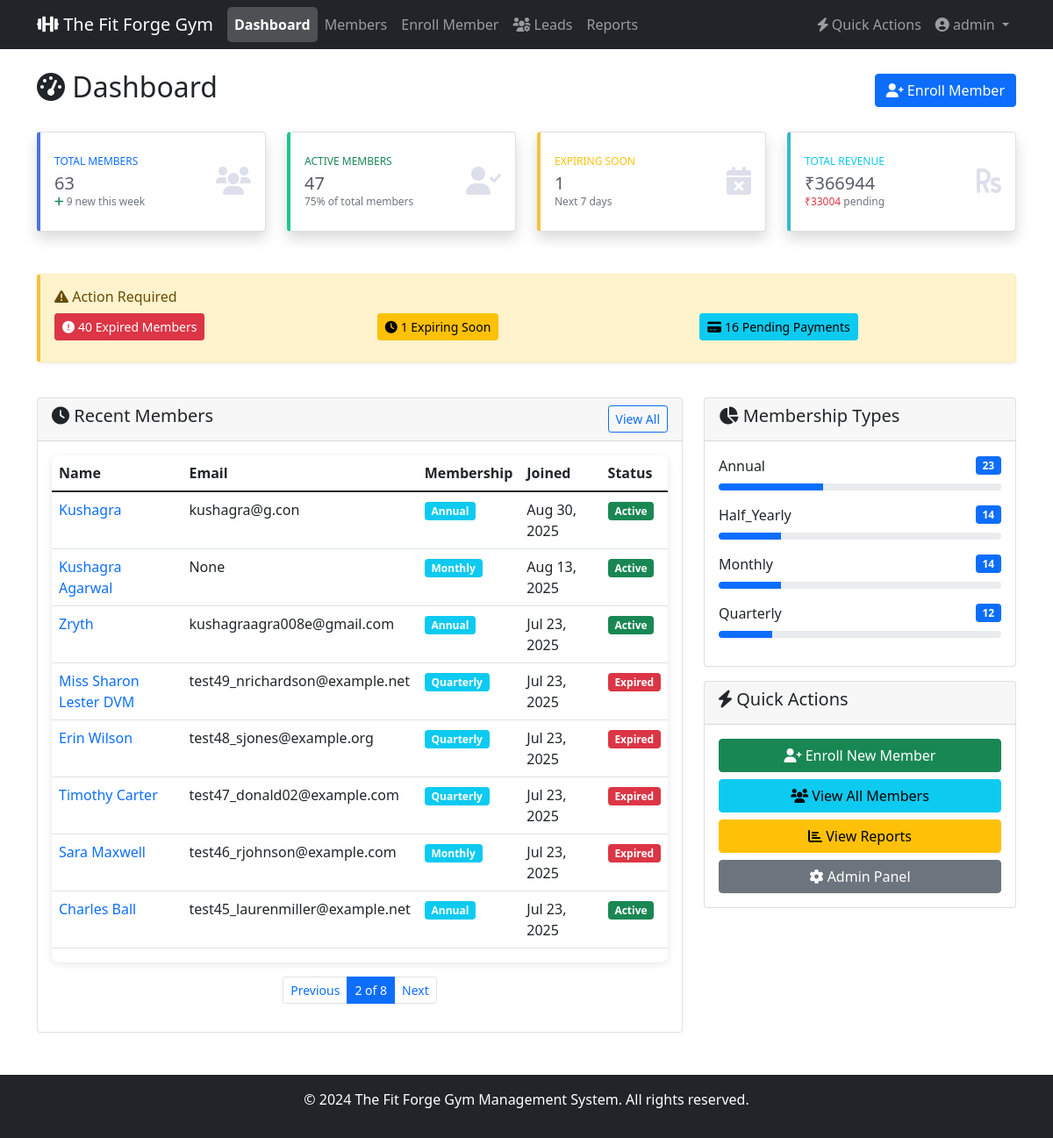
The page /dashboard/?recent_page=2 (signed in) on the database as committed earlier.
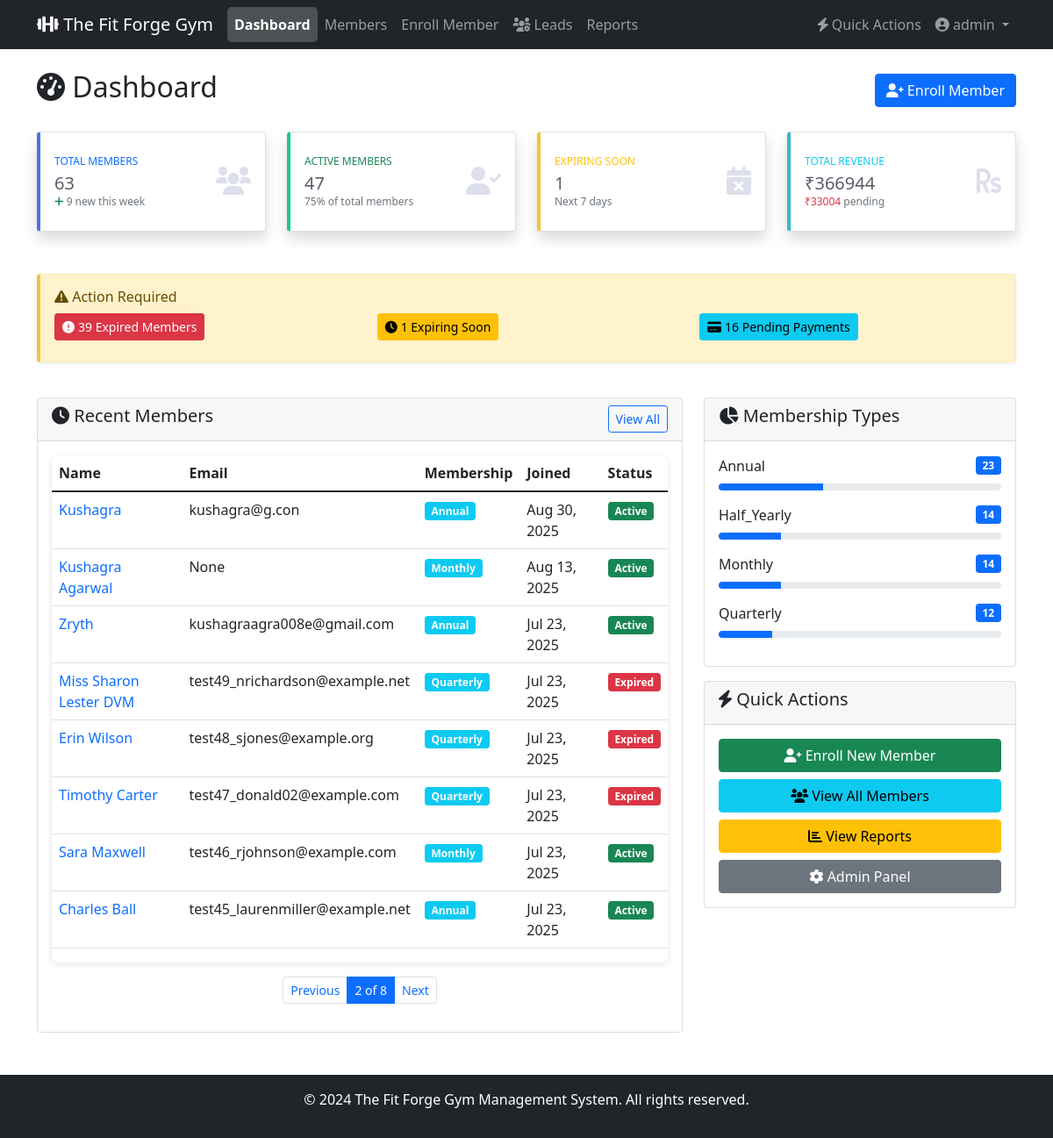
The same page on the database as committed later.
### members/models.py (models this page shows, shortened)
class Member(models.Model):
    MEMBERSHIP_TYPES = [
        ('monthly', 'Monthly'),
        ('quarterly', 'Quarterly'),
        ('half_yearly', 'Half-Yearly'),
        ('annual', 'Annual'),
    ]
    PAYMENT_TYPES = [
        ('cash', 'Cash'),
        ('card', 'Card'),
        ('upi', 'UPI'),
        ('cheque', 'Cheque'),
    ]
    GENDER_CHOICES = [
        ('M', 'Male'),
        ('F', 'Female'),
        ('O', 'Other'),
    ]
    name = models.CharField(max_length=100, help_text="Full name of the member")
    email = models.EmailField(unique=True, blank=True, null=True, help_text="Email address for communication (optional)")
    mobile_phone = models.CharField(
        max_length=15,
        blank=True,
        null=True,
        help_text="Contact number (optional)"
    )
    date_of_birth = models.DateField(blank=True, null=True, help_text="Date of birth (optional)")
    gender = models.CharField(max_length=1, choices=GENDER_CHOICES, default='M')
    address = models.TextField(blank=True, help_text="Complete address (optional)")
    member_since = models.DateField(default=date.today, help_text="Date when member joined")
    membership_type = models.CharField(max_length=20, choices=MEMBERSHIP_TYPES, default='monthly')
    expiry_date = models.DateField(blank=True, null=True, help_text="Membership expiry date (auto-calculated if not provided)")
    payment_amount = models.DecimalField(max_digits=10, decimal_places=2, help_text="Total membership fee")
    pending_amount = models.DecimalField(max_digits=10, decimal_places=2, default=0, help_text="Amount pending")
    payment_type = models.CharField(max_length=20, choices=PAYMENT_TYPES, default='cash')
    is_active = models.BooleanField(default=True, help_text="Is membership active")
    created_at = models.DateTimeField(auto_now_add=True)
    updated_at = models.DateTimeField(auto_now=True)
    profile_picture = models.ImageField(upload_to='member_photos/', blank=True, null=True)
    class Meta:
        ordering = ['-created_at']
        verbose_name = "Gym Member"
        verbose_name_plural = "Gym Members"
    @property
    def is_membership_expired(self):
        if not self.expiry_date:
            return False
        return date.today() > self.expiry_date
    @property
    def days_until_expiry(self):
        if not self.expiry_date:
            return 0
        return (self.expiry_date - date.today()).days

### members/views.py (the view)
# urls.py: path('dashboard/', views.dashboard, name='dashboard'),
@login_required
def dashboard(request):
    total_members = Member.objects.count()
    active_members = Member.objects.filter(is_active=True).count()
    expired_members = Member.objects.filter(expiry_date__lt=date.today()).count()
    expiring_soon = Member.objects.filter(
        expiry_date__gte=date.today(),
        expiry_date__lte=date.today() + timedelta(days=7)
    ).count()
    pending_payments = Member.objects.filter(pending_amount__gt=0).aggregate(
        total=Sum('pending_amount')
    )['total'] or 0
    recent_members_queryset = Member.objects.order_by('-created_at')
    recent_paginator = Paginator(recent_members_queryset, 8)  # 8 per page for dashboard
    recent_page = request.GET.get('recent_page')
    recent_members = recent_paginator.get_page(recent_page)
    membership_stats = Member.objects.values('membership_type').annotate(
        count=Count('id')
    ).order_by('membership_type')
    total_leads = Lead.objects.count()
    new_leads = Lead.objects.filter(status='new').count()
    converted_leads = Lead.objects.filter(status='converted').count()
    leads_this_week = Lead.objects.filter(
        created_at__gte=date.today() - timedelta(days=7)
    ).count()
    stats = {
        'total_members': total_members,
        'active_members': active_members,
        'expired_members': expired_members,
        'expiring_soon': expiring_soon,
        'pending_payments': pending_payments,
        'new_this_week': Member.objects.filter(
            created_at__gte=date.today() - timedelta(days=7)
        ).count(),
        'total_revenue': Member.objects.aggregate(
            total=Sum('payment_amount')
        )['total'] or 0,
        'pending_count': Member.objects.filter(pending_amount__gt=0).count(),
        'total_leads': total_leads,
        'new_leads': new_leads,
        'converted_leads': converted_leads,
        'leads_this_week': leads_this_week,
    }
    context = {
        **stats,
        'recent_members': recent_members,
        'membership_stats': membership_stats,
    }
    return render(request, 'members/dashboard.html', context)

### templates/members/dashboard.html (shortened to what the changed rows need)
{% extends 'base.html' %}
{% block content %}
<div class="d-flex justify-content-between align-items-center mb-4">
    <h2><i class="fas fa-tachometer-alt"></i> Dashboard</h2>
</div>
{% if expiring_soon or pending_count or expired_members %}
<div class="row mb-4">
    <div class="col-12">
        <div class="alert alert-warning border-left-warning shadow-sm">
            <div class="row">
                {% if expired_members %}
                <div class="col-md-4 mb-2">
                    <a href="{% url 'member_list' %}?expiry_status=expired" class="btn btn-danger btn-sm">
                        <i class="fas fa-exclamation-circle me-1"></i>{{ expired_members }} Expired Members
                    </a>
                </div>
                {% endif %}
            </div>
        </div>
    </div>
</div>
{% endif %}
<div class="row">
    <div class="col-lg-8">
        <div class="card">
            <div class="card-body">
                {% if recent_members %}
                <div class="table-responsive">
                    <table class="table table-hover">
                        <thead>
                            <tr>
                                <th>Name</th>
                                <th>Email</th>
                                <th>Membership</th>
                                <th>Joined</th>
                                <th>Status</th>
                            </tr>
                        </thead>
                        <tbody>
                            {% for member in recent_members %}
                            <tr>
                                <td>
                                    <a href="{% url 'member_detail' member.pk %}" class="text-decoration-none">
                                        {{ member.name }}
                                    </a>
                                </td>
                                <td>{{ member.email }}</td>
                                <td>
                                    <span class="badge bg-info">{{ member.get_membership_type_display }}</span>
                                </td>
                                <td>{{ member.created_at|date:"M d, Y" }}</td>
                                <td>
                                    {% if member.is_membership_expired %}
                                        <span class="badge bg-danger">Expired</span>
                                    {% elif member.days_until_expiry <= 7 %}
                                        <span class="badge bg-warning">Expiring Soon</span>
                                    {% else %}
                                        <span class="badge bg-success">Active</span>
                                    {% endif %}
                                </td>
                            </tr>
                            {% endfor %}
                        </tbody>
                    </table>
                </div>
                {% else %}
                <p class="text-muted">No members found.</p>
                {% endif %}
            </div>
        </div>
    </div>
</div>
{% endblock %}

Rows that differ between the two databases and show on the page:
changed Member "Sara Maxwell": expiry_date "Expired" → "Active"
Other text that changed with them:
{{ expired_members }}: "40" → "39"
